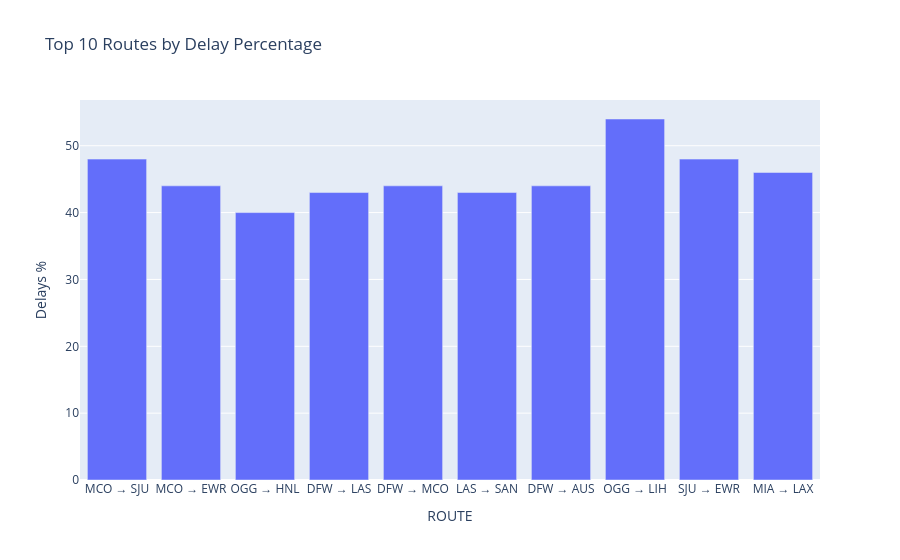

Notebook code cell kept with this figure:
### Code cell
fig = px.bar(
    Route_summary,
    x='ROUTE',
    y='Delays %',
    title='Top 10 Routes by Delay Percentage'
)

fig.show()

### Figure 1 — Plotly figure (JSON) as saved in the notebook; plotly's stock layout.template omitted (floating-point values rounded to 4 significant figures)
{"data": [{"hovertemplate": "ROUTE=%{x}<br>Delays %=%{y}<extra></extra>", "legendgroup": "", "marker": {"color": "#636efa", "pattern": {"shape": ""}}, "name": "", "orientation": "v", "showlegend": false, "textposition": "auto", "type": "bar", "x": ["MCO → SJU", "MCO → EWR", "OGG → HNL", "DFW → LAS", "DFW → MCO", "LAS → SAN", "DFW → AUS", "OGG → LIH", "SJU → EWR", "MIA → LAX"], "xaxis": "x", "y": [48.0, 44.0, 40.0, 43.0, 44.0, 43.0, 44.0, 54.0, 48.0, 46.0], "yaxis": "y"}], "layout": {"barmode": "relative", "legend": {"tracegroupgap": 0}, "title": {"text": "Top 10 Routes by Delay Percentage"}, "xaxis": {"anchor": "y", "domain": [0, 1], "title": {"text": "ROUTE"}}, "yaxis": {"anchor": "x", "domain": [0, 1], "title": {"text": "Delays %"}}}}
